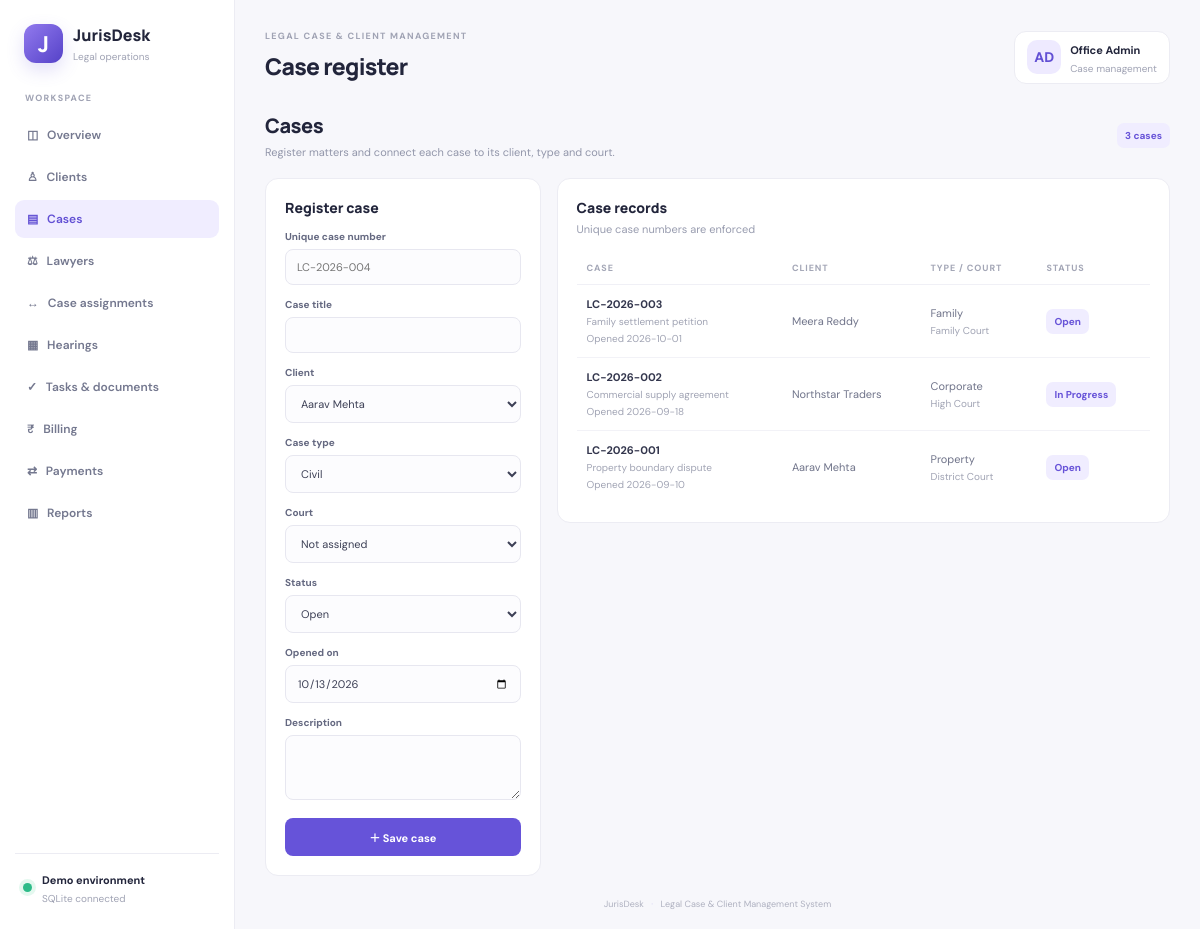
The app's page /cases with its own data.
### tables this page shows
CREATE TABLE cases(
          id INTEGER PRIMARY KEY AUTOINCREMENT, case_number TEXT NOT NULL UNIQUE,
          title TEXT NOT NULL, client_id INTEGER NOT NULL, case_type_id INTEGER NOT NULL,
          court_id INTEGER, status TEXT NOT NULL DEFAULT 'Open',
          opened_on TEXT NOT NULL, description TEXT,
          FOREIGN KEY(client_id) REFERENCES clients(id),
          FOREIGN KEY(case_type_id) REFERENCES case_types(id),
          FOREIGN KEY(court_id) REFERENCES courts(id)
        );

CREATE TABLE clients(
          id INTEGER PRIMARY KEY AUTOINCREMENT, name TEXT NOT NULL, phone TEXT,
          email TEXT, address TEXT
        );

CREATE TABLE case_types(
          id INTEGER PRIMARY KEY AUTOINCREMENT, type_name TEXT NOT NULL UNIQUE
        );

CREATE TABLE courts(
          id INTEGER PRIMARY KEY AUTOINCREMENT, court_name TEXT NOT NULL, location TEXT NOT NULL
        );

### app.py (the view, shortened to what this page needs)
@app.route("/cases",methods=["GET","POST"])
def cases():
    with db() as con:
        rows=con.execute("""SELECT c.*,cl.name client,ct.type_name case_type,co.court_name FROM cases c
          JOIN clients cl ON cl.id=c.client_id JOIN case_types ct ON ct.id=c.case_type_id LEFT JOIN courts co ON co.id=c.court_id ORDER BY c.id DESC""").fetchall()
        client_list=con.execute("SELECT * FROM clients ORDER BY name").fetchall()
        types=con.execute("SELECT * FROM case_types ORDER BY type_name").fetchall()
        courts=con.execute("SELECT * FROM courts ORDER BY court_name").fetchall()
    return render_template("cases.html",rows=rows,clients=client_list,types=types,courts=courts,today=date.today().isoformat())

### app.py (called while the page is built)
def db():
    con = sqlite3.connect(DB)
    con.row_factory = sqlite3.Row
    con.execute("PRAGMA foreign_keys=ON")
    return con

### templates/cases.html
{% extends "base.html" %}{% set heading="Case register" %}{% block content %}<div class="intro"><div><h2>Cases</h2><p>Register matters and connect each case to its client, type and court.</p></div><span class="pill">{{rows|length}} cases</span></div><div class="layout"><form class="panel form" method="post"><h3>Register case</h3><label>Unique case number<input name="case_number" placeholder="LC-2026-004" required></label><label>Case title<input name="title" required></label><label>Client<select name="client_id" required>{% for c in clients %}<option value="{{c.id}}">{{c.name}}</option>{% endfor %}</select></label><label>Case type<select name="case_type_id" required>{% for t in types %}<option value="{{t.id}}">{{t.type_name}}</option>{% endfor %}</select></label><label>Court<select name="court_id"><option value="">Not assigned</option>{% for c in courts %}<option value="{{c.id}}">{{c.court_name}} · {{c.location}}</option>{% endfor %}</select></label><label>Status<select name="status"><option>Open</option><option>In Progress</option><option>On Hold</option><option>Closed</option></select></label><label>Opened on<input type="date" name="opened_on" value="{{today}}" required></label><label>Description<textarea name="description"></textarea></label><button class="btn">＋ Save case</button></form><div class="panel"><div class="panelhead"><div><h3>Case records</h3><p>Unique case numbers are enforced</p></div></div><div class="tablewrap"><table><thead><tr><th>CASE</th><th>CLIENT</th><th>TYPE / COURT</th><th>STATUS</th></tr></thead><tbody>{% for r in rows %}<tr><td><b>{{r.case_number}}</b><small>{{r.title}}</small><small>Opened {{r.opened_on}}</small></td><td>{{r.client}}</td><td>{{r.case_type}}<small>{{r.court_name or 'Court not assigned'}}</small></td><td><span class="pill">{{r.status}}</span></td></tr>{% endfor %}</tbody></table></div></div></div>{% endblock %}

### static/style.css (style rules this page uses)
:root { --ink:#22253b;--muted:#898da2;--line:#ececf3;--violet:#6653d9;--bg:#f7f7fb }
* { box-sizing:border-box }
body { margin:0;background:var(--bg);color:var(--ink);font:14px 'DM Sans',Arial,sans-serif }
.btn { border:0;background:var(--violet);color:#fff;border-radius:8px;padding:11px 14px;font:700 11px 'DM Sans';cursor:pointer;text-decoration:none;display:inline-flex;align-items:center;justify-content:center;white-space:nowrap }
.stat,.panel { background:#fff;border:1px solid var(--line);border-radius:13px }
.panel { padding:19px;min-width:0 }
.panelhead { display:flex;justify-content:space-between;align-items:center;margin-bottom:16px;gap:10px }
.panel h3,.panelhead h3 { font:800 14px Manrope;margin:0 }
.panelhead p,.muted { font-size:11px;color:#989caf;margin:5px 0 0 }
.tablewrap { overflow-x:auto }
table { width:100%;border-collapse:collapse;white-space:nowrap }
th { text-align:left;color:#a3a6b6;font-size:9px;letter-spacing:.9px;padding:10px;border-bottom:1px solid #f0f0f6 }
td { font-size:11px;color:#70748a;padding:12px 10px;border-bottom:1px solid #f2f2f7 }
tbody tr:last-child td { border-bottom:0 }
td b { color:#33364d;font-size:11px }
td small { display:block;color:#a1a4b4;font-size:10px;margin-top:4px }
.pill { display:inline-block;background:#f0edff;color:#6753d8;border-radius:7px;padding:6px 8px;font-size:10px;font-weight:700;white-space:nowrap }
.intro { display:flex;justify-content:space-between;align-items:center;margin:4px 0 19px }
.intro h2 { font:800 20px Manrope;margin:0;letter-spacing:-.5px }
.intro p { font-size:11px;color:#9296aa;margin:6px 0 0 }
.layout { display:grid;grid-template-columns:minmax(250px,.62fr) minmax(0,1.38fr);gap:16px;align-items:start }
.form h3 { margin-bottom:6px }
.form label { display:block;font-size:10px;font-weight:700;color:#646880;margin-top:13px }
.form input,.form select,.form textarea { display:block;width:100%;margin-top:6px;border:1px solid #e7e7f0;border-radius:8px;background:#fcfcfe;padding:10px 11px;font:11px 'DM Sans';color:#3d4056;outline:none }
.form textarea { min-height:65px;resize:vertical }
.form>.btn { width:100%;margin-top:18px }

### records on screen
cases: case_number "LC-2026-003", title "Family settlement petition", opened_on "2026-10-01", client "Meera Reddy", case_type "Family", court_name "Family Court", status "Open"
cases: case_number "LC-2026-002", title "Commercial supply agreement", opened_on "2026-09-18", client "Northstar Traders", case_type "Corporate", court_name "High Court", status "In Progress"
cases: case_number "LC-2026-001", title "Property boundary dispute", opened_on "2026-09-10", client "Aarav Mehta", case_type "Property", court_name "District Court", status "Open"

### other values on screen
{{ heading or "Legal operations overview" }} "Case register"
{{ rows|length }} "3"
form field client_id "Aarav Mehta"
form field case_type_id "Civil"
